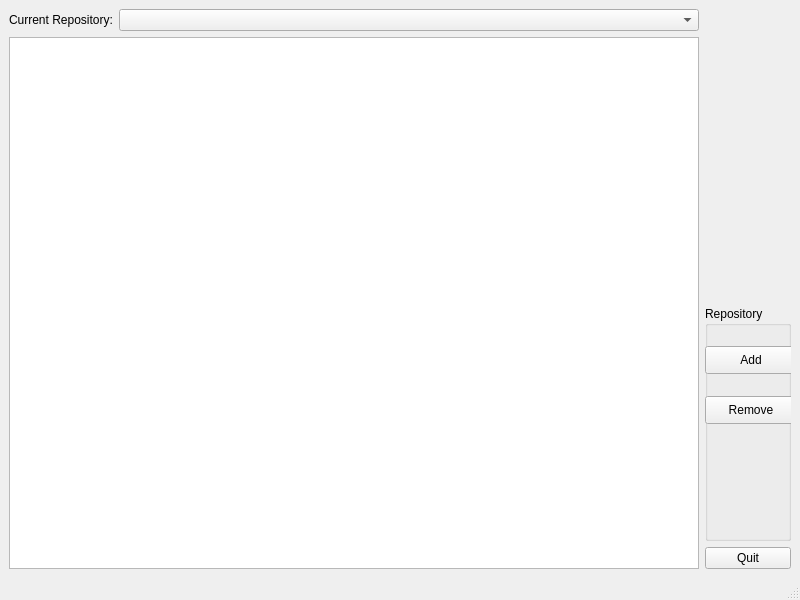
<?xml version="1.0" encoding="UTF-8"?>
<ui version="4.0">
 <class>Monitor</class>
 <widget class="QMainWindow" name="Monitor">
  <property name="geometry">
   <rect>
    <x>0</x>
    <y>0</y>
    <width>800</width>
    <height>600</height>
   </rect>
  </property>
  <property name="windowTitle">
   <string>OpenDDS Monitor</string>
  </property>
  <widget class="QWidget" name="centralwidget">
   <layout class="QGridLayout" name="gridLayout">
    <item row="2" column="0" rowspan="2">
     <widget class="QTreeView" name="repoView"/>
    </item>
    <item row="3" column="1">
     <layout class="QVBoxLayout" name="verticalLayout" stretch="0,0">
      <item>
       <widget class="QGroupBox" name="groupBox">
        <property name="title">
         <string>Repository</string>
        </property>
        <property name="flat">
         <bool>false</bool>
        </property>
        <widget class="QPushButton" name="repoAddButton">
         <property name="geometry">
          <rect>
           <x>0</x>
           <y>40</y>
           <width>92</width>
           <height>28</height>
          </rect>
         </property>
         <property name="text">
          <string>Add</string>
         </property>
         <property name="shortcut">
          <string>Ctrl+A</string>
         </property>
        </widget>
        <widget class="QPushButton" name="repoRemoveButton">
         <property name="geometry">
          <rect>
           <x>0</x>
           <y>90</y>
           <width>92</width>
           <height>28</height>
          </rect>
         </property>
         <property name="text">
          <string>Remove</string>
         </property>
         <property name="shortcut">
          <string>Ctrl+R</string>
         </property>
        </widget>
       </widget>
      </item>
      <item>
       <widget class="QPushButton" name="quitButton">
        <property name="text">
         <string>Quit</string>
        </property>
        <property name="shortcut">
         <string>Ctrl+Q</string>
        </property>
       </widget>
      </item>
     </layout>
    </item>
    <item row="1" column="0">
     <layout class="QHBoxLayout" name="horizontalLayout">
      <item>
       <widget class="QLabel" name="label">
        <property name="text">
         <string>Current Repository:</string>
        </property>
       </widget>
      </item>
      <item>
       <widget class="QComboBox" name="repoSelection">
        <property name="sizePolicy">
         <sizepolicy hsizetype="Preferred" vsizetype="Fixed">
          <horstretch>1</horstretch>
          <verstretch>0</verstretch>
         </sizepolicy>
        </property>
        <property name="toolTip">
         <string>repository to monitor</string>
        </property>
        <property name="statusTip">
         <string>Select a repository to monitor</string>
        </property>
        <property name="minimumContentsLength">
         <number>0</number>
        </property>
       </widget>
      </item>
     </layout>
    </item>
   </layout>
  </widget>
  <widget class="QMenuBar" name="menubar">
   <property name="geometry">
    <rect>
     <x>0</x>
     <y>0</y>
     <width>800</width>
     <height>25</height>
    </rect>
   </property>
  </widget>
  <widget class="QStatusBar" name="statusbar"/>
 </widget>
 <resources>
  <include location="Monitor.qrc"/>
 </resources>
 <connections/>
</ui>
